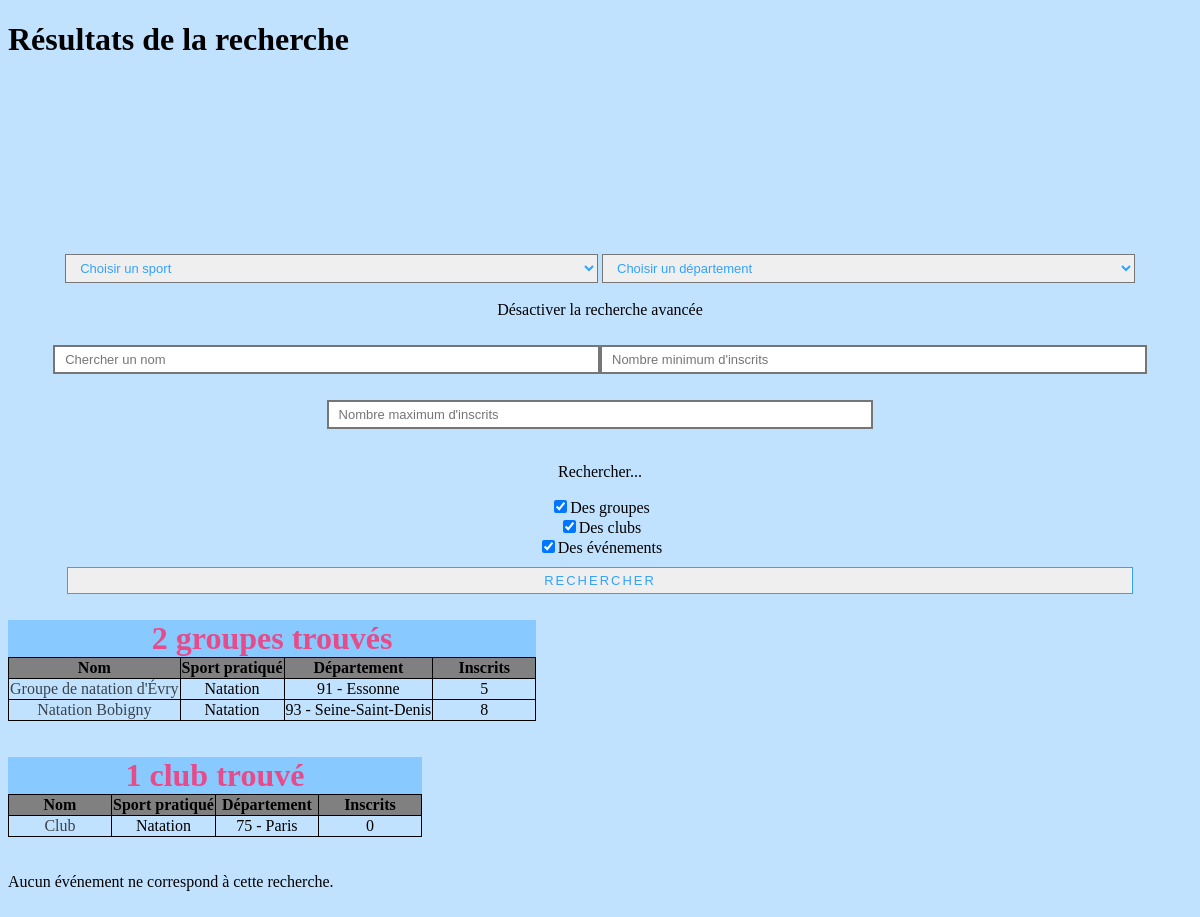
The page /resultats_recherche.php?sport=Natation on the database its author committed.
### tables this page shows
CREATE TABLE IF NOT EXISTS `groupe` (
  `id` int(11) NOT NULL AUTO_INCREMENT,
  `nom` varchar(80) NOT NULL,
  `description` text NOT NULL,
  `sport` varchar(80) NOT NULL,
  `statut` varchar(6) NOT NULL,
  `departement` varchar(80) NOT NULL,
  `image` text NOT NULL,
  `inscrits` int(11) NOT NULL,
  `membres_max` int(11) NOT NULL,
  PRIMARY KEY (`id`),
  KEY `id` (`id`)
);

CREATE TABLE IF NOT EXISTS `clubs` (
  `id` int(11) NOT NULL AUTO_INCREMENT,
  `nom` varchar(255) NOT NULL,
  `sport` varchar(255) NOT NULL,
  `departement` varchar(255) NOT NULL,
  `inscrits` int(11) NOT NULL,
  PRIMARY KEY (`id`),
  KEY `id` (`id`)
);

### liste_departements.php (the view, shortened to what this page needs)
<select name="departement" class="critere">
	<option value="">Choisir un département</option>
</select>

### resultats_recherche.php (shortened to what this page needs)
<!DOCTYPE html>
<?php include('bdd.php') ?>
<html>
    <head>
        <link rel="stylesheet" href="Accueil.css">
    </head>
    <body>
    	<h1>Résultats de la recherche</h1></br></br>
    	<?php
            include('search.php');
            if (isset($_GET['sport'])) {
                $sport=$_GET['sport'];
                $departement='';
                $nom='';
                $min='';
                $max='';
            }
            if (isset($sport)) {
                for ($i=0; $i<=2; $i++) {
                    if (isset($_POST[$table[$i]]) or isset($_GET['sport'])) {
                        if (empty($min)) {$min=0;}
                        if (empty($max)) {$max=1000000;}
                        $pre_requete = ' FROM ' . $table[$i] . ' WHERE sport LIKE :sport AND departement LIKE :departement AND nom LIKE :nom AND inscrits >= :min AND inscrits <= :max ORDER BY nom';
                        $pre_array = array(
                            'sport' => '%' . $sport . '%',
                            'departement' => '%' . $departement . '%',
                            'nom' => '%' . $nom . '%',
                            'min' => $min,
                            'max' => $max
                        );
                        $reponse = $bdd->prepare('SELECT *' . $pre_requete);
                        $nb_resultats = $bdd->prepare('SELECT COUNT(*) AS nb_resultats' . $pre_requete);
                        $reponse->execute($pre_array);
                        $nb_resultats->execute($pre_array);
                        $donnees = $nb_resultats->fetch();
                        if ($donnees['nb_resultats']!=0) {
                            echo '<table><caption>' . $donnees['nb_resultats'] . ' ' . $nom_table[$i];
                            if ($donnees['nb_resultats']==1) {echo ' trouvé';}
                            else {echo 's trouvés';}
                            echo '</caption>
                            <tr>
                                <th>Nom</th>
                                <th>Sport pratiqué</th>
                                <th>Département</th>
                                <th>Inscrits</th>
                            </tr>';
                            while ($donnees = $reponse->fetch()) {
                                echo '<tr>'
                                    . '<td><a href="' . $nom_table[$i] . '.php?id=' . $donnees['id'] . '">' . $donnees['nom'] . '</a></td>'
                                    . '<td>' . $donnees['sport'] . '</td>'
                                    . '<td>' . $donnees['departement'] . '</td>'
                                    . '<td>' . $donnees['inscrits'] . '</td>'
                                . '</tr>';
                            }
                            echo '</table><br/><br/>';
                        }
                        else {echo 'Aucun ' . $nom_table[$i] . ' ne correspond à cette recherche.<br/><br/>';}
                    }
                }
            }
        ?>
    </body>
</html>

### search.php (shortened to what this page needs)
<form method="post" <?php echo 'action="resultats_recherche.php?avancee=' . $_GET['avancee'] . '#search-btn"' ?> class="champ_recherche" id="champ_recherche">
    <?php
        include('liste_sports.php');
        include('liste_departements.php');
    ?>
    <br/><br/>
    <span id="activer" onclick="javascript:recherche_avancee('recherche_avancee');">
        <?php
            if ($_GET['avancee']=='false') {
                echo 'Activer ';
                $_POST['nom']=$_POST['min']=$_POST['max']='';
            }
            else {echo 'Désactiver ';}
        ?>
        la recherche avancée
    </span>
    <div id="recherche_avancee">
        <?php
            echo '<input type="text" name="nom" class="critere" placeholder="Chercher un nom"';
            if (isset($_POST['nom'])) {
                if (!empty($_POST['nom'])) {echo ' value="'. $_POST['nom'] . '"';}
            }
            echo '><input type="number" name="min" class="critere" placeholder="Nombre minimum d\'inscrits"';
            if (isset($_POST['min'])) {
                if (!empty($_POST['min'])) {echo ' value="'. $_POST['min'] . '"';}
            }
            echo '><input type="number" name="max" class="critere" placeholder="Nombre maximum d\'inscrits"';
            if (isset($_POST['max'])) {
                if (!empty($_POST['max'])) {echo ' value="'. $_POST['max'] . '"';}
            }
            echo '>';
        ?>
    </div>
    <p><br/>Rechercher...</p>
    <?php
        $nom_table = array('groupe', 'club', 'événement');
        $table = array('groupe', 'clubs', 'liste_compets');
        for($i=0; $i<=2; $i++) {
            echo '<input type="checkbox" name="' . $table[$i] . '" id="' . $table[$i] . '"';
            if(isset($_POST[$table[$i]]) or (isset($_GET['sport']))) {echo ' checked';}
            elseif (!isset($_POST['submit'])) {
                echo ' checked';
            }
            echo '><label for="' . $table[$i] . '">Des ' . $nom_table[$i] . 's</label><br/>';
        }
    ?>
    <input id="search-btn" type="submit" value="Rechercher" name="submit">
</form>

### liste_sports.php (shortened to what this page needs)
<select name="sport" class="critere">
    <option value="">Choisir un sport</option>
</select>

### Accueil.css (style rules this page uses)
table { border-collapse: collapse; }
caption { font-size : 2em; font-weight : bold; background-color : rgba(51,162,255,0.4); color : rgba(241,61,125,0.9); }
th { background-color : gray; }
td, th { border: 1px solid black; min-width: 100px; text-align: center; }
table a { color: black; }
body { background-color:rgba(51,162,255,0.3); }
a { text-decoration: none; opacity : 0.7; color : rgb(241,61,125); }
.champ_recherche { text-align: center; margin-top: 7em; }
.critere { width : 45%; padding: 5px 0px 5px 10px; margin-top: 2em; border-style: solid; font-size: 13px; color: rgb(51,162,255); }
#search-btn { border-style: solid; border-width: 1px; border-color: rgb(51,162,255); padding: 5px 10px 5px 10px; width: 90%; box-sizing: border-box; font-size: 13px; font-weight: normal; letter-spacing: 2px; margin: 10px 0 0 0; text-transform: uppercase; color: rgb(51,162,255); margin-bottom: 2em; }

### rows shown on the page
groupe: nom "Groupe de natation d'Évry", sport "Natation", departement "91 - Essonne", inscrits "5"
groupe: nom "Natation Bobigny", sport "Natation", departement "93 - Seine-Saint-Denis", inscrits "8"
clubs: nom "Club", sport "Natation", departement "75 - Paris", inscrits "0"

### other values the page prints
$nom_table[$i] "groupe"
$nom_table[$i] "club"
$nom_table[$i] "événement"
$donnees['nb_resultats'] "2"
$donnees['nb_resultats'] "1"
